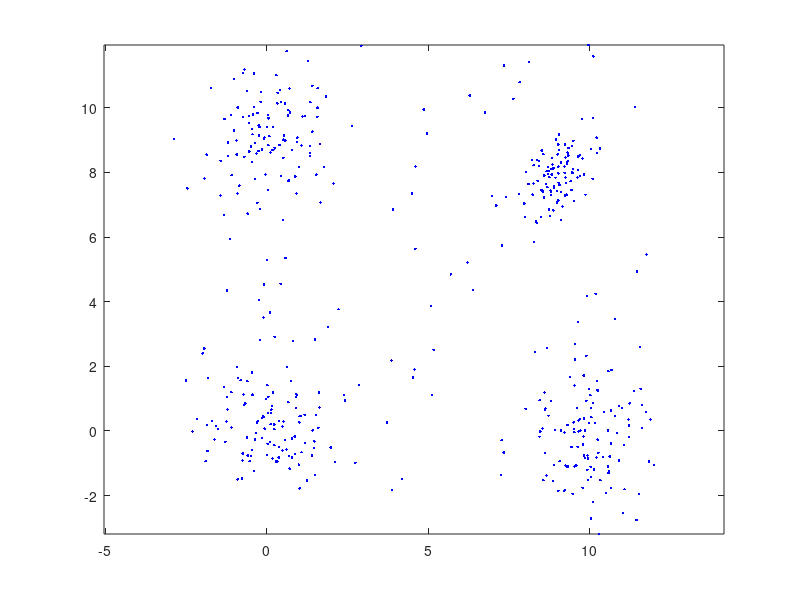

This chart was generated by the following MATLAB code: (Note: this script raises an error after producing the figure.)
close('all');
clear

% 1. To generate the first 400 points of X 
randn('seed',0)
m=[0 0; 10 0; 0 9; 9 8];
S(:,:,1)=eye(2);
S(:,:,2)=[1.0 .2; .2 1.5];
S(:,:,3)=[1.0 .4; .4 1.1];
S(:,:,4)=[.3 .2; .2 .5];
n_points=100*ones(1,4); 
X=[];
for i=1:4
    X=[X; mvnrnd(m(i,:),S(:,:,i),n_points(i))];
end
X=X';

% Generate the remaining 100 points
noise=rand(2,100)*14-2;
X=[X noise];

% Plot the data set
figure(1), plot(X(1,:),X(2,:),'.b')
figure(1), axis equal

% To apply the k-means algorithm  
m=4;
[l,N]=size(X);
rand('seed',0)
center_ini=rand(l,m);
[center,label]=k_means(X,center_ini);

% Plot the clusters
figure(2), hold on
figure(2), plot(X(1,label==1),X(2,label==1),'r.',...
X(1,label==2),X(2,label==2),'g*',X(1,label==3),X(2,label==3),'bo',...
X(1,label==4),X(2,label==4),'cx',X(1,label==5),X(2,label==5),'md',...
X(1,label==6),X(2,label==6),'yp',X(1,label==7),X(2,label==7),'ks')
figure(2), plot(center(1,:),center(2,:),'k+')
figure(2), axis equal

